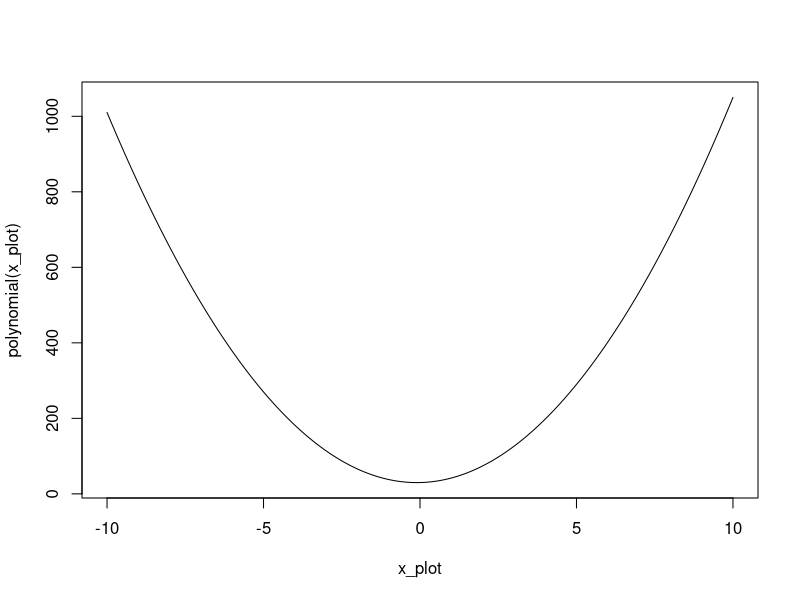
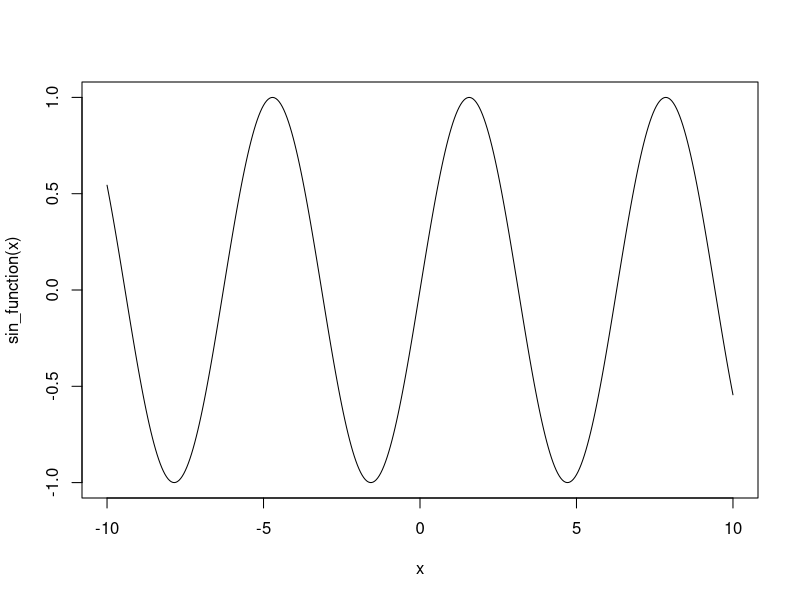
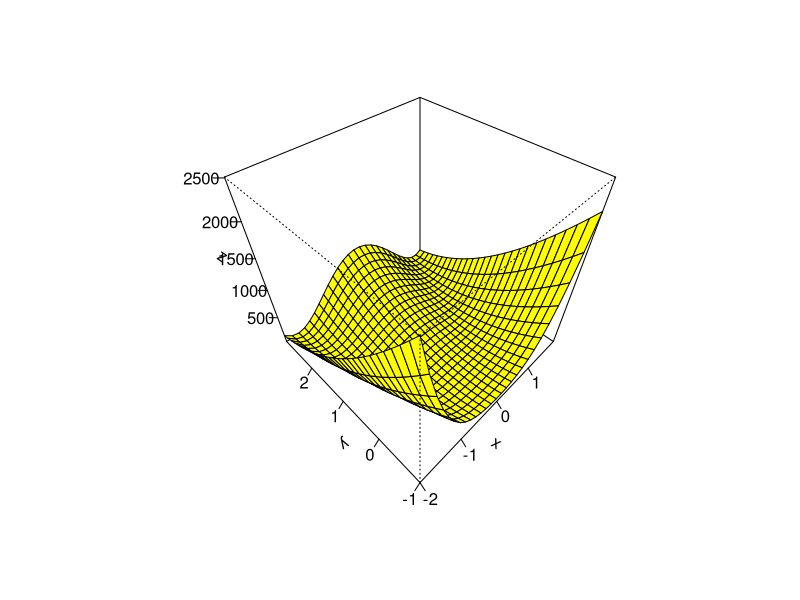
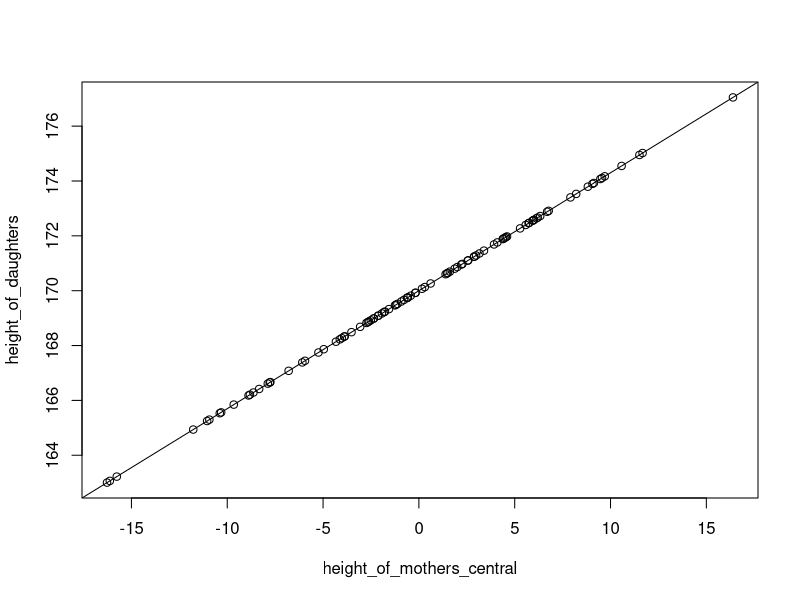
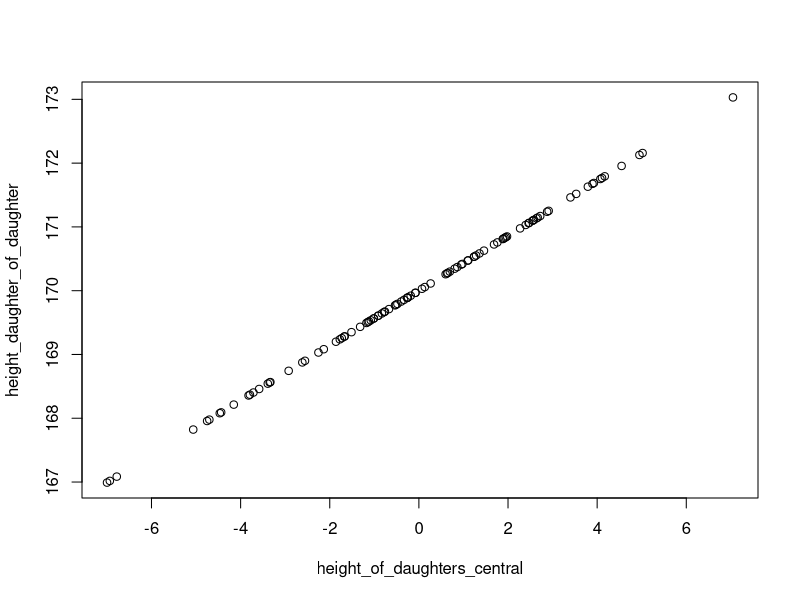
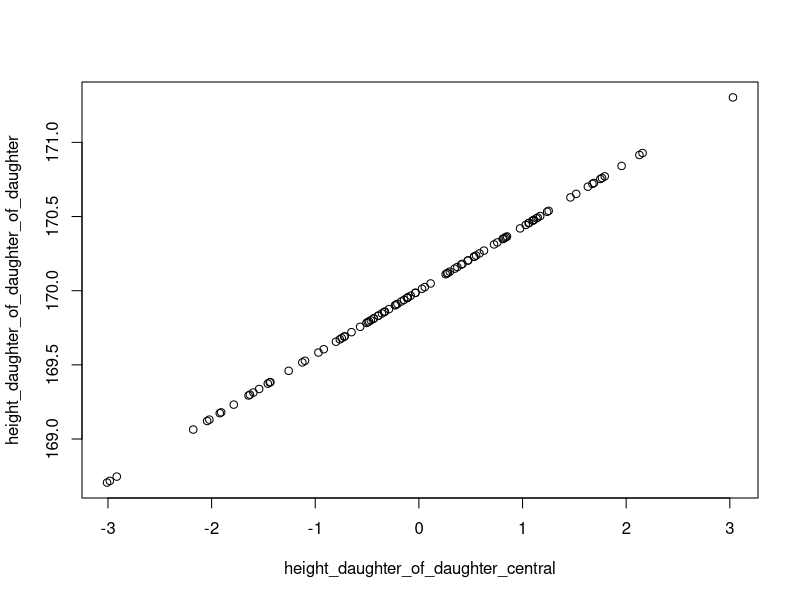
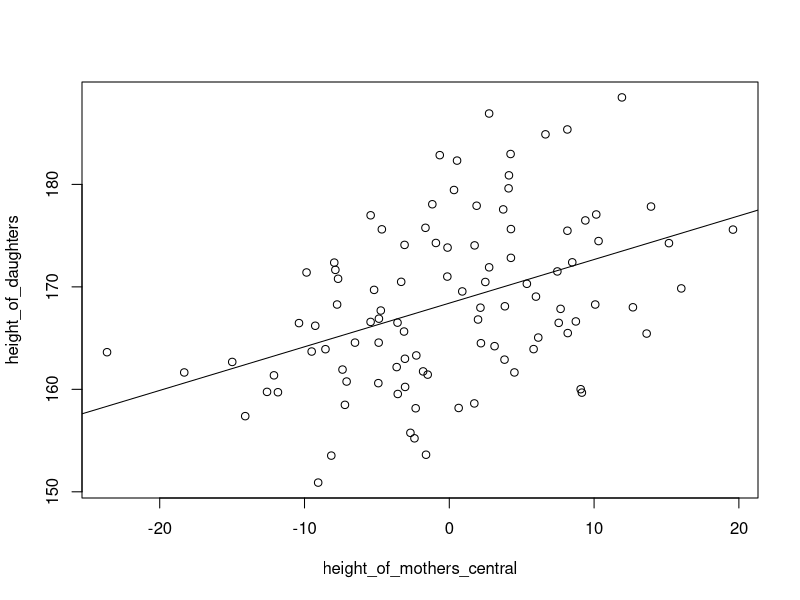
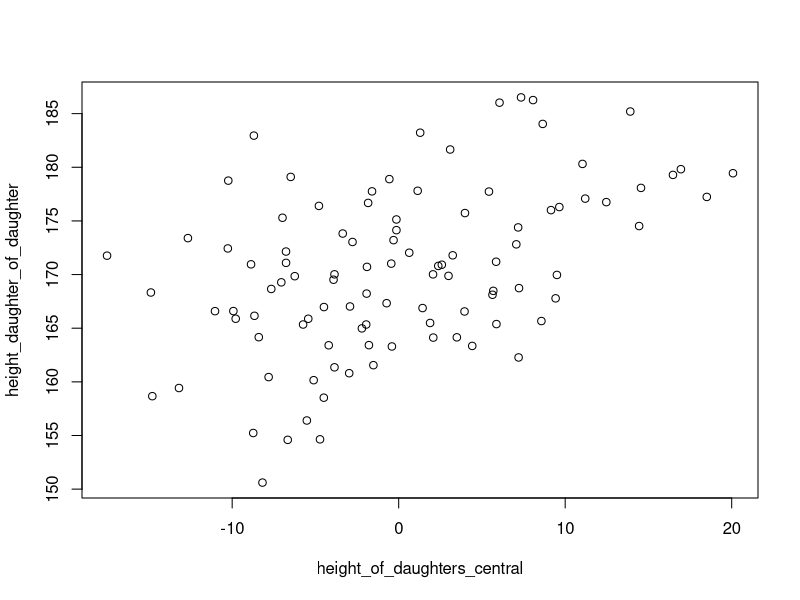

Recreate these plots in R, in order.
## ---- chunk 1
knitr::opts_chunk$set(echo = TRUE)
## ---- chunk 2
# We first define our function, in our case it is a polynomial expression. 
polynomial <- function(x){
  f_x <- 10*x^2 + 2*x + 30 
  return(f_x)
}
x_plot <- seq(-10,10, by = .05)

#plot the function as a line (type = "l"). 
plot(x_plot, polynomial(x_plot), type = "l")
## ---- chunk 3
#check out ?optim()
?optim()
## ---- chunk 4
#How to find the local minimum using Optim function()
#Without derivative method
optim(1, fn = polynomial, method= "Brent", lower = -10, upper = 10)
## ---- chunk 5
# with derivative
optim(1, fn = polynomial, method = "CG")
## ---- chunk 6
sin_function <- function(x){
  f_x <- sin(x)
  return(f_x)
}
x <- seq(-10,10 , by = .05)
plot(x,sin_function(x), type = "l")
## ---- chunk 7
#Optim will always find the local minimum which is the closest to the starting value.  
x = -10
repeat{
  print(paste("for x = ", x," the closest minimum is at x =",optim(x, sin_function, method = "CG")$par))
  x = x +1
  if (x > 10) break("X limit reached")
}
## ---- chunk 8
f <- function(x1,y1){
 f_x <- (1-x1)^2 + 100*(y1- x1^2)^2
 return(f_x)
}
x <- seq(-2,2,by=.15)
y <- seq(-1,3,by=.15) 
z <- outer(x,y,f) #All possible combination of x,y is used to calculate all possible f(x,y) = z. 

#how to plot 3D
persp(x,y,z,phi=45,theta=-45,col="yellow",shade=.00000001,ticktype="detailed")

## ---- chunk 9
f <- function(x){
  f_x <- (1-x[1])^2 + 100*(x[2]-x[1]^2)^2
  return(f_x)
} 

optim(c(0,0) , f)
## ---- chunk 10
set.seed(101) #random seed to reproduce results
n <- 1e2
x <- rnorm(n, 20, 2) # so this is 1e2x1 predictor matrix 
y <- rnorm(n, mean = x *2, sd  =1 )                   # this is our outcome variable, a 1e2x1 vector
X_matrix <- cbind(rep(1, 100), x)      # adding a column of 1s as intercept to the design matrix X (1e2 x 1)
theta <- rep(0,2)               # set up the initial theta 2 x 1 vector
## ---- chunk 11
loss_function <-function(X, y, par){  
  n <- length(y)
  loss <- sum((X%*%par - y)^2)/(n-length(par))
return(loss) 
}
## ---- chunk 12
coef <- optim(par = theta, fn = loss_function , X = X_matrix, y = y, method = "BFGS")
coef$par
## ---- chunk 13


SE_beta_calc <- function(X,y,theta){
  n <- length(y)
  x <- X[,2]
  y_hat <- X %*% theta
  
  SE_beta <- ((1/(n-2)) *  (sum((y - y_hat)^2)) /  sum((x - mean(x))^2))
  return(SE_beta)
}

SE_beta_calc(X_matrix, y , coef$par)
## ---- chunk 14
summary(lm(y~ x))
## ---- chunk 15
log_likelihood_function <- function(model, y){
  y_hat = fitted.values(model)
  temp_vec = y * log(p) + (1-y) * log(1-p)
  return (sum(temp_vec))
}
## ---- chunk 16
#How many samples
n <- 1e2
slope <- 0.43
#Simulate mothers height. 
height_of_mothers <- rnorm(n, mean = 170, sd = 7.5)
height_of_mothers_central <- height_of_mothers - mean(height_of_mothers)

#Slope of 0.76
height_of_daughters <- 170 + height_of_mothers_central * slope
height_of_daughters_central <- height_of_daughters - mean(height_of_daughters)

#run regression model
lm_height <- lm(height_of_daughters ~ height_of_mothers_central)
summary(lm_height)


plot( y = height_of_daughters,  x= height_of_mothers_central)
abline(a = lm_height$coefficients[1], b= lm_height$coefficients[2])
## ---- chunk 17
height_daughter_of_daughter <-170 + height_of_daughters_central * slope
height_daughter_of_daughter_central <- height_daughter_of_daughter - mean(height_daughter_of_daughter)

#plot
plot(height_of_daughters_central, height_daughter_of_daughter)


## ---- chunk 18
height_daughter_of_daughter_of_daughter <- 170 + slope * height_daughter_of_daughter_central


plot(height_daughter_of_daughter_central , height_daughter_of_daughter_of_daughter)
## ---- chunk 19
#How many samples
n <- 1e2
slope <- 0.43
#Simulate mothers height. 
height_of_mothers <- rnorm(n, mean = 170, sd = 7.5)
height_of_mothers_central <- height_of_mothers - mean(height_of_mothers)

#Slope of 0.76
height_of_daughters <- rnorm(n, mean = 170 + height_of_mothers_central * slope, sd = 7.5)
height_of_daughters_central <- height_of_daughters - mean(height_of_daughters)

#run regression model
lm_height <- lm(height_of_daughters ~ height_of_mothers_central)
summary(lm_height)


plot( y = height_of_daughters,  x= height_of_mothers_central)
abline(a = lm_height$coefficients[1], b= lm_height$coefficients[2])
## ---- chunk 20
height_daughter_of_daughter <- rnorm(n, mean = 170 + height_of_daughters_central * slope, sd = 7.5)
height_daughter_of_daughter_central <- height_daughter_of_daughter - mean(height_daughter_of_daughter)

#plot
plot(height_of_daughters_central, height_daughter_of_daughter)


## ---- chunk 21
height_daughter_of_daughter_of_daughter <- rnorm(n , mean = 170 + slope * height_daughter_of_daughter_central, sd = 7.5)

plot(height_daughter_of_daughter_central , height_daughter_of_daughter_of_daughter)
